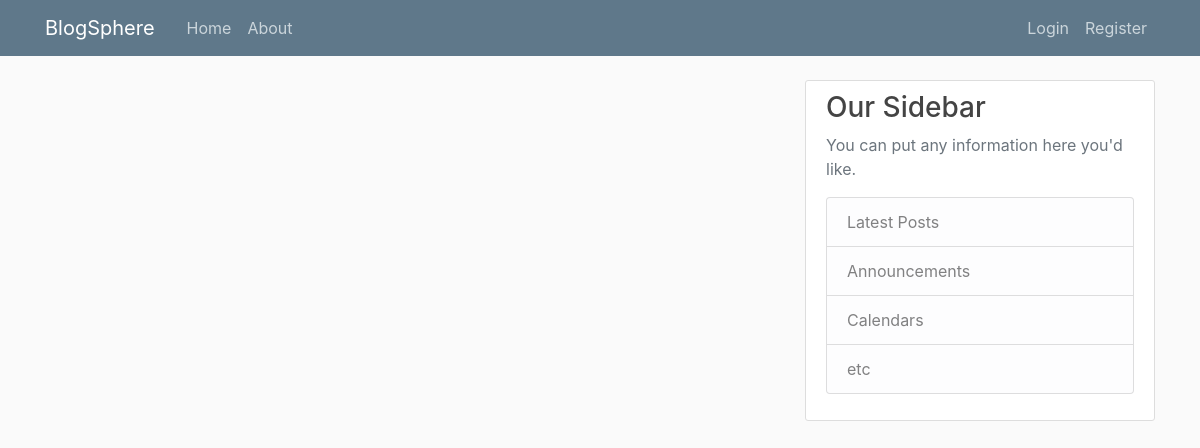
The page /blog/ on the database as committed earlier.
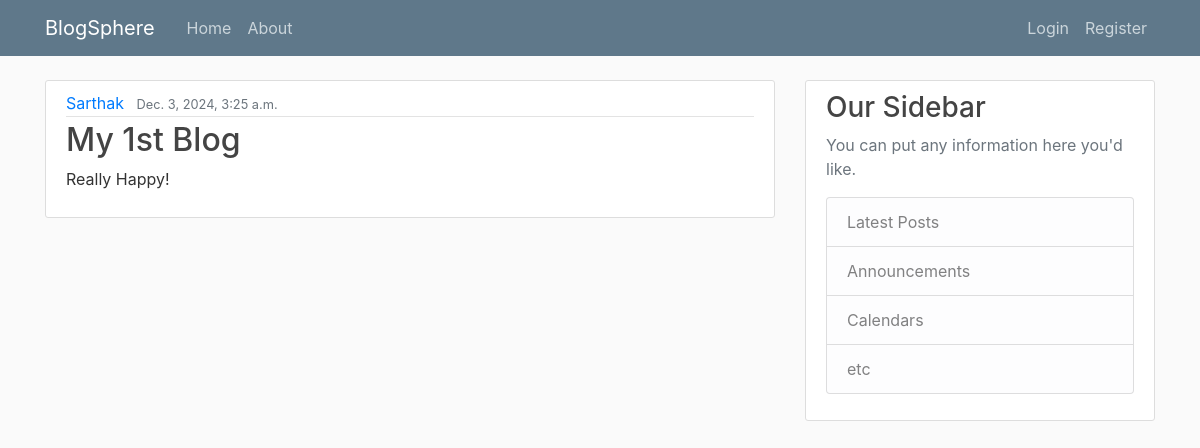
The same page on the database as committed later.
### blog/models.py (models this page shows, shortened)
class Post(models.Model):
    title=models.CharField(max_length=70,blank=False,null=False)
    content=models.TextField()
    date_posted=models.DateTimeField(auto_now_add=True)
    author=models.ForeignKey(User,on_delete=models.CASCADE)

### blog/views.py (the view)
# urls.py: 2. Add a URL to urlpatterns:  path('', views.home, name='home')
def home(request):
    context={
        'posts':Post.objects.all()
    }
    return render(request, 'blog/home.html',context)

### blog/templates/blog/home.html
{% extends "blog/base.html"%}
{% block content %}
{% for post in posts %}
<article class="media content-section">
    <div class="media-body">
      <div class="article-metadata">
        <a class="mr-2" href="#">{{ post.author }}</a>
        <small class="text-muted">{{ post.date_posted }}</small>
      </div>
      <h2><a class="article-title" href="#">{{ post.title }}</a></h2>
      <p class="article-content">{{ post.content }}</p>
    </div>
  </article>
{% endfor %}
{% endblock content%}

### blog/templates/blog/base.html (shortened to what this page needs)
{% load static %}
<!DOCTYPE html>
<html>
  <head>
    <link rel='stylesheet' href='https://stackpath.bootstrapcdn.com/bootstrap/4.3.1/css/bootstrap.min.css'>
    <link rel="stylesheet" type="text/css" href="{% static 'blog/main.css' %}">
  </head>
  <body>
    <header class="site-header">
        <nav class="navbar navbar-expand-md navbar-dark bg-steel fixed-top">
          <div class="container">
            <a class="navbar-brand mr-4" href="{% url 'blog-home' %}">BlogSphere</a>
            <div class="collapse navbar-collapse" id="navbarToggle">
              <div class="navbar-nav mr-auto">
                <a class="nav-item nav-link" href="{% url 'blog-home' %}">Home</a>
                <a class="nav-item nav-link" href="{% url 'blog-about' %}">About</a>
              </div>
              <div class="navbar-nav">
                <a class="nav-item nav-link" href="#">Login</a>
                <a class="nav-item nav-link" href="#">Register</a>
              </div>
            </div>
          </div>
        </nav>
    </header>
    <main role="main" class="container">
        <div class="row">
          <div class="col-md-8">
            {% block content %}{% endblock %}
          </div>
          <div class="col-md-4">
            <div class="content-section">
              <h3>Our Sidebar</h3>
              <p class='text-muted'>You can put any information here you'd like.
                <ul class="list-group">
                  <li class="list-group-item list-group-item-light">Latest Posts</li>
                  <li class="list-group-item list-group-item-light">Announcements</li>
                  <li class="list-group-item list-group-item-light">Calendars</li>
                  <li class="list-group-item list-group-item-light">etc</li>
                </ul>
              </p>
            </div>
          </div>
        </div>
      </main>
  </body>
</html>

### blog/static/blog/main.css (style rules this page uses)
body { background: #fafafa; color: #333333; margin-top: 5rem; }
h1, h2, h3, h4, h5, h6 { color: #444444; }
ul { margin: 0; }
.bg-steel { background-color: #5f788a; }
.site-header .navbar-nav .nav-link { color: #cbd5db; }
.content-section { background: #ffffff; padding: 10px 20px; border: 1px solid #dddddd; border-radius: 3px; margin-bottom: 20px; }
.article-title { color: #444444; }
.article-content { white-space: pre-line; }
.article-metadata { padding-bottom: 1px; margin-bottom: 4px; border-bottom: 1px solid #e3e3e3 }

Rows that differ between the two databases and show on the page:
added Post: author "Sarthak", date_posted "Dec. 3, 2024, 3:25 a.m.", title "My 1st Blog", content "Really Happy!"
